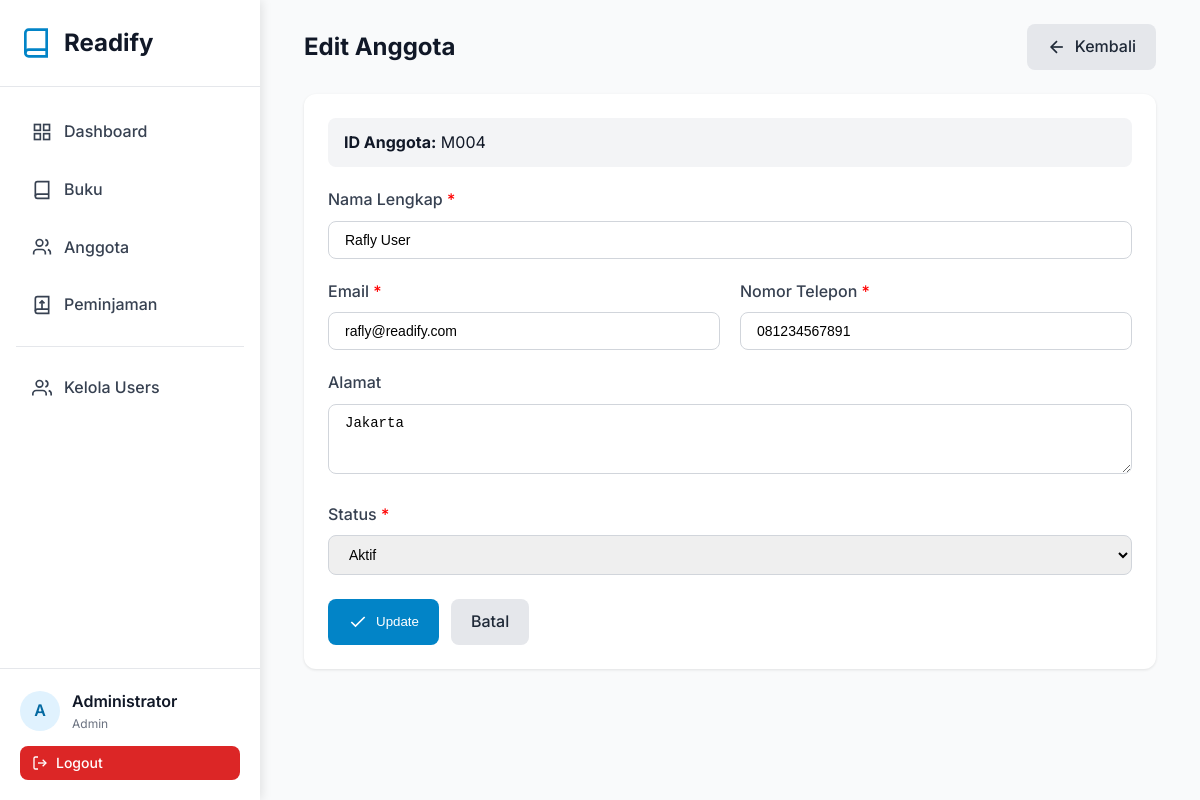
/pages/members/edit.php?id=4 (signed in), run on the app's committed database.
### tables this page shows
CREATE TABLE `users` (
  `id` int NOT NULL AUTO_INCREMENT,
  `name` varchar(100) NOT NULL,
  `email` varchar(100) NOT NULL,
  `phone` varchar(20) DEFAULT NULL,
  `password` varchar(255) NOT NULL,
  `role` enum('admin','staff','member') DEFAULT 'member',
  `created_at` timestamp NULL DEFAULT CURRENT_TIMESTAMP,
  `updated_at` timestamp NULL DEFAULT CURRENT_TIMESTAMP ON UPDATE CURRENT_TIMESTAMP,
  PRIMARY KEY (`id`),
  UNIQUE KEY `email` (`email`)
);

CREATE TABLE `members` (
  `id` int NOT NULL AUTO_INCREMENT,
  `member_id` varchar(20) NOT NULL,
  `user_id` int DEFAULT NULL,
  `name` varchar(100) NOT NULL,
  `email` varchar(100) NOT NULL,
  `phone` varchar(20) DEFAULT NULL,
  `address` text,
  `join_date` date NOT NULL,
  `status` enum('active','inactive') DEFAULT 'active',
  `created_at` timestamp NULL DEFAULT CURRENT_TIMESTAMP,
  `updated_at` timestamp NULL DEFAULT CURRENT_TIMESTAMP ON UPDATE CURRENT_TIMESTAMP,
  PRIMARY KEY (`id`),
  UNIQUE KEY `member_id` (`member_id`),
  UNIQUE KEY `email` (`email`),
  KEY `idx_member_id` (`member_id`),
  KEY `idx_name` (`name`),
  KEY `idx_user_id` (`user_id`),
  CONSTRAINT `members_ibfk_1` FOREIGN KEY (`user_id`) REFERENCES `users` (`id`) ON DELETE SET NULL
);

### config/config.php (called while the page is built, shortened)
<?php
require_once BASE_PATH . '/config/database.php';
function isLoggedIn() {
    return isset($_SESSION['user_id']);
}
function getCurrentUser() {
    if (isLoggedIn()) {
        $db = new Database();
        $user = $db->fetchOne("SELECT id, name, email, role FROM users WHERE id = ?", [$_SESSION['user_id']]);
        return $user;
    }
    return null;
}
function isAdmin() {
    return isLoggedIn() && isset($_SESSION['user_role']) && $_SESSION['user_role'] === 'admin';
}

### config/database.php (called while the page is built, shortened)
<?php
class Database {
    private $host = DB_HOST;
    private $user = DB_USER;
    private $pass = DB_PASS;
    private $dbname = DB_NAME;
    private $conn;
    private function connect() {
        $this->conn = null;
        try {
            $dsn = "mysql:host=" . $this->host . ";dbname=" . $this->dbname . ";charset=utf8mb4";
            $options = [
                PDO::ATTR_ERRMODE => PDO::ERRMODE_EXCEPTION,
                PDO::ATTR_DEFAULT_FETCH_MODE => PDO::FETCH_ASSOC,
                PDO::ATTR_EMULATE_PREPARES => false,
            ];
            $this->conn = new PDO($dsn, $this->user, $this->pass, $options);
        } catch(PDOException $e) {
            $this->error = $e->getMessage();
            die("Connection failed: " . $this->error);
        }
    }
    public function query($sql, $params = []) {
        try {
            $stmt = $this->conn->prepare($sql);
            $stmt->execute($params);
            return $stmt;
        } catch(PDOException $e) {
            throw new Exception($e->getMessage());
        }
    }
    public function fetchOne($sql, $params = []) {
        $stmt = $this->query($sql, $params);
        return $stmt->fetch();
    }
}

### pages/members/edit.php (the view, shortened to what this page needs)
<?php
require_once '../../config/config.php';
$db = new Database();
$memberId = isset($_GET['id']) ? (int)$_GET['id'] : 0;
$member = $db->fetchOne("SELECT * FROM members WHERE id = ?", [$memberId]);
include_once '../../includes/header.php';
include_once '../../includes/sidebar.php';
?>
<div class="container">
    <div class="card-header">
        <h1 class="card-title">Edit Anggota</h1>
        <a href="index.php" class="btn btn-secondary">
            <svg width="20" height="20" viewBox="0 0 24 24" fill="none" stroke="currentColor" stroke-width="2">
                <line x1="19" y1="12" x2="5" y2="12"></line>
                <polyline points="12 19 5 12 12 5"></polyline>
            </svg>
            Kembali
        </a>
    </div>
    <div class="card">
        <div style="background: var(--gray-100); padding: 12px 16px; border-radius: 8px; margin-bottom: 20px;">
            <strong>ID Anggota:</strong> <?php echo htmlspecialchars($member['member_id']); ?>
        </div>
        <form method="POST" action="">
            <div class="form-group">
                <label class="form-label">Nama Lengkap <span style="color: red;">*</span></label>
                <input type="text" name="name" class="form-control" placeholder="Masukkan nama lengkap"
                       value="<?php echo isset($_POST['name']) ? htmlspecialchars($_POST['name']) : htmlspecialchars($member['name']); ?>" required>
            </div>
            <div class="form-row">
                <div class="form-group">
                    <label class="form-label">Email <span style="color: red;">*</span></label>
                    <input type="email" name="email" class="form-control" placeholder="email@example.com"
                           value="<?php echo isset($_POST['email']) ? htmlspecialchars($_POST['email']) : htmlspecialchars($member['email']); ?>" required>
                </div>
                <div class="form-group">
                    <label class="form-label">Nomor Telepon <span style="color: red;">*</span></label>
                    <input type="tel" name="phone" class="form-control" placeholder="08123456789"
                           value="<?php echo isset($_POST['phone']) ? htmlspecialchars($_POST['phone']) : htmlspecialchars($member['phone'] ?? ''); ?>" required>
                </div>
            </div>
            <div class="form-group">
                <label class="form-label">Alamat</label>
                <textarea name="address" class="form-control" rows="3" placeholder="Alamat lengkap (opsional)"><?php echo isset($_POST['address']) ? htmlspecialchars($_POST['address']) : htmlspecialchars($member['address'] ?? ''); ?></textarea>
            </div>
            <div class="form-group">
                <label class="form-label">Status <span style="color: red;">*</span></label>
                <select name="status" class="form-control" required>
                    <option value="active" <?php echo (isset($_POST['status']) ? $_POST['status'] : $member['status']) == 'active' ? 'selected' : ''; ?>>Aktif</option>
                </select>
            </div>
            <div style="display: flex; gap: 12px; margin-top: 24px;">
                <button type="submit" class="btn btn-primary">
                    <svg width="20" height="20" viewBox="0 0 24 24" fill="none" stroke="currentColor" stroke-width="2">
                        <polyline points="20 6 9 17 4 12"></polyline>
                    </svg>
                    Update
                </button>
                <a href="index.php" class="btn btn-secondary">Batal</a>
            </div>
        </form>
    </div>
</div>
<?php include_once '../../includes/footer.php'; ?>

### includes/sidebar.php
<?php
$currentPage = basename($_SERVER['PHP_SELF'], '.php');
$user = getCurrentUser();
?>
<div class="sidebar">
    <div class="sidebar-logo">
        <svg viewBox="0 0 24 24" fill="none" stroke="currentColor" stroke-width="2">
            <path d="M4 19.5A2.5 2.5 0 0 1 6.5 17H20"></path>
            <path d="M6.5 2H20v20H6.5A2.5 2.5 0 0 1 4 19.5v-15A2.5 2.5 0 0 1 6.5 2z"></path>
        </svg>
        <h1>Readify</h1>
    </div>
    <nav class="sidebar-nav">
        <a href="<?php echo SITE_URL; ?>/pages/dashboard.php" class="nav-item <?php echo $currentPage == 'dashboard' ? 'active' : ''; ?>">
            <svg viewBox="0 0 24 24" fill="none" stroke="currentColor" stroke-width="2">
                <rect x="3" y="3" width="7" height="7"></rect>
                <rect x="14" y="3" width="7" height="7"></rect>
                <rect x="14" y="14" width="7" height="7"></rect>
                <rect x="3" y="14" width="7" height="7"></rect>
            </svg>
            Dashboard
        </a>
        <a href="<?php echo SITE_URL; ?>/pages/books/index.php" class="nav-item <?php echo $currentPage == 'index' && strpos($_SERVER['PHP_SELF'], 'books') !== false ? 'active' : ''; ?>">
            <svg viewBox="0 0 24 24" fill="none" stroke="currentColor" stroke-width="2">
                <path d="M4 19.5A2.5 2.5 0 0 1 6.5 17H20"></path>
                <path d="M6.5 2H20v20H6.5A2.5 2.5 0 0 1 4 19.5v-15A2.5 2.5 0 0 1 6.5 2z"></path>
            </svg>
            Buku
        </a>
        <a href="<?php echo SITE_URL; ?>/pages/members/index.php" class="nav-item <?php echo $currentPage == 'index' && strpos($_SERVER['PHP_SELF'], 'members') !== false ? 'active' : ''; ?>">
            <svg viewBox="0 0 24 24" fill="none" stroke="currentColor" stroke-width="2">
                <path d="M16 21v-2a4 4 0 0 0-4-4H6a4 4 0 0 0-4 4v2"></path>
                <circle cx="9" cy="7" r="4"></circle>
                <path d="M22 21v-2a4 4 0 0 0-3-3.87"></path>
                <path d="M16 3.13a4 4 0 0 1 0 7.75"></path>
            </svg>
            Anggota
        </a>
        <a href="<?php echo SITE_URL; ?>/pages/loans/index.php" class="nav-item <?php echo $currentPage == 'index' && strpos($_SERVER['PHP_SELF'], 'loans') !== false ? 'active' : ''; ?>">
            <svg viewBox="0 0 24 24" fill="none" stroke="currentColor" stroke-width="2">
                <path d="M4 19.5A2.5 2.5 0 0 1 6.5 17H20"></path>
                <path d="M6.5 2H20v20H6.5A2.5 2.5 0 0 1 4 19.5v-15A2.5 2.5 0 0 1 6.5 2z"></path>
                <path d="M12 7v10"></path>
                <path d="M9 10l3-3 3 3"></path>
            </svg>
            Peminjaman
        </a>
        <?php if (isAdmin()): ?>
            <hr style="margin: 16px 0; border: none; border-top: 1px solid var(--gray-200);">
            <a href="<?php echo SITE_URL; ?>/pages/users/index.php" class="nav-item <?php echo $currentPage == 'index' && strpos($_SERVER['PHP_SELF'], 'users') !== false ? 'active' : ''; ?>">
                <svg viewBox="0 0 24 24" fill="none" stroke="currentColor" stroke-width="2">
                    <path d="M17 21v-2a4 4 0 0 0-4-4H5a4 4 0 0 0-4 4v2"></path>
                    <circle cx="9" cy="7" r="4"></circle>
                    <path d="M23 21v-2a4 4 0 0 0-3-3.87"></path>
                    <path d="M16 3.13a4 4 0 0 1 0 7.75"></path>
                </svg>
                Kelola Users
            </a>
        <?php endif; ?>
    </nav>
    <div class="sidebar-user">
        <div class="user-info">
            <div class="user-avatar"><?php echo strtoupper(substr($user['name'], 0, 1)); ?></div>
            <div>
                <div class="user-name"><?php echo htmlspecialchars($user['name']); ?></div>
                <div class="user-role"><?php echo ucfirst($user['role']); ?></div>
            </div>
        </div>
        <a href="<?php echo SITE_URL; ?>/pages/auth/logout.php" class="btn btn-danger btn-sm" style="width: 100%;">
            <svg width="16" height="16" viewBox="0 0 24 24" fill="none" stroke="currentColor" stroke-width="2">
                <path d="M9 21H5a2 2 0 0 1-2-2V5a2 2 0 0 1 2-2h4"></path>
                <polyline points="16 17 21 12 16 7"></polyline>
                <line x1="21" y1="12" x2="9" y2="12"></line>
            </svg>
            Logout
        </a>
    </div>
</div>
<div class="main-content">

### assets/css/style.css (style rules this page uses)
:root { --primary-50: #f0f9ff; --primary-100: #e0f2fe; --primary-500: #0ea5e9; --primary-600: #0284c7; --primary-700: #0369a1; --gray-50: #f9fafb; --gray-100: #f3f4f6; --gray-200: #e5e7eb; --gray-300: #d1d5db; --gray-500: #6b7280; --gray-600: #4b5563; --gray-700: #374151; --gray-800: #1f2937; --gray-900: #111827; }
* { margin: 0; padding: 0; box-sizing: border-box; }
body { font-family: "Inter", -apple-system, BlinkMacSystemFont, "Segoe UI", sans-serif; background-color: var(--gray-50); color: var(--gray-900); line-height: 1.6; }
.container { max-width: 1200px; margin: 0 auto; padding: 0 20px; }
.sidebar { position: fixed; top: 0; left: 0; height: 100vh; width: 260px; background: white; box-shadow: 2px 0 10px rgba(0, 0, 0, 0.1); z-index: 1000; overflow-y: auto; }
.sidebar-logo { padding: 24px 20px; border-bottom: 1px solid var(--gray-200); display: flex; align-items: center; gap: 12px; }
.sidebar-logo svg { width: 32px; height: 32px; color: var(--primary-600); }
.sidebar-logo h1 { font-size: 24px; font-weight: 700; color: var(--gray-900); }
.sidebar-nav { padding: 20px 16px; }
.nav-item { display: flex; align-items: center; gap: 12px; padding: 12px 16px; margin-bottom: 8px; border-radius: 8px; color: var(--gray-700); text-decoration: none; transition: all 0.2s; font-weight: 500; }
.nav-item svg { width: 20px; height: 20px; }
.sidebar-user { position: absolute; bottom: 0; left: 0; right: 0; padding: 20px; border-top: 1px solid var(--gray-200); }
.user-info { display: flex; align-items: center; gap: 12px; margin-bottom: 12px; }
.user-avatar { width: 40px; height: 40px; border-radius: 50%; background: var(--primary-100); display: flex; align-items: center; justify-content: center; font-weight: 600; color: var(--primary-700); }
.user-name { font-weight: 600; color: var(--gray-900); }
.user-role { font-size: 12px; color: var(--gray-500); }
.main-content { margin-left: 260px; padding: 24px; min-height: 100vh; }
.card { background: white; border-radius: 12px; box-shadow: 0 1px 3px rgba(0, 0, 0, 0.1); padding: 24px; margin-bottom: 24px; }
.card-header { display: flex; justify-content: space-between; align-items: center; margin-bottom: 24px; }
.card-title { font-size: 24px; font-weight: 700; color: var(--gray-900); }
.btn { padding: 10px 20px; border-radius: 8px; font-weight: 500; cursor: pointer; border: none; transition: all 0.2s; text-decoration: none; display: inline-flex; align-items: center; gap: 8px; }
.btn-primary { background-color: var(--primary-600); color: white; }
.btn-secondary { background-color: var(--gray-200); color: var(--gray-800); }
.btn-danger { background-color: #dc2626; color: white; }
.btn-sm { padding: 6px 12px; font-size: 14px; }
.form-group { margin-bottom: 20px; }
.form-label { display: block; margin-bottom: 8px; font-weight: 500; color: var(--gray-700); }
.form-control { width: 100%; padding: 10px 16px; border: 1px solid var(--gray-300); border-radius: 8px; font-size: 14px; transition: all 0.2s; }
.form-row { display: grid; grid-template-columns: repeat(2, 1fr); gap: 20px; }

### data on the page
users: name "A", name "Administrator", role "Admin"
members: member "M004", name "Rafly User", email "rafly@readify.com", phone "081234567891", address "Jakarta", status "Aktif"
